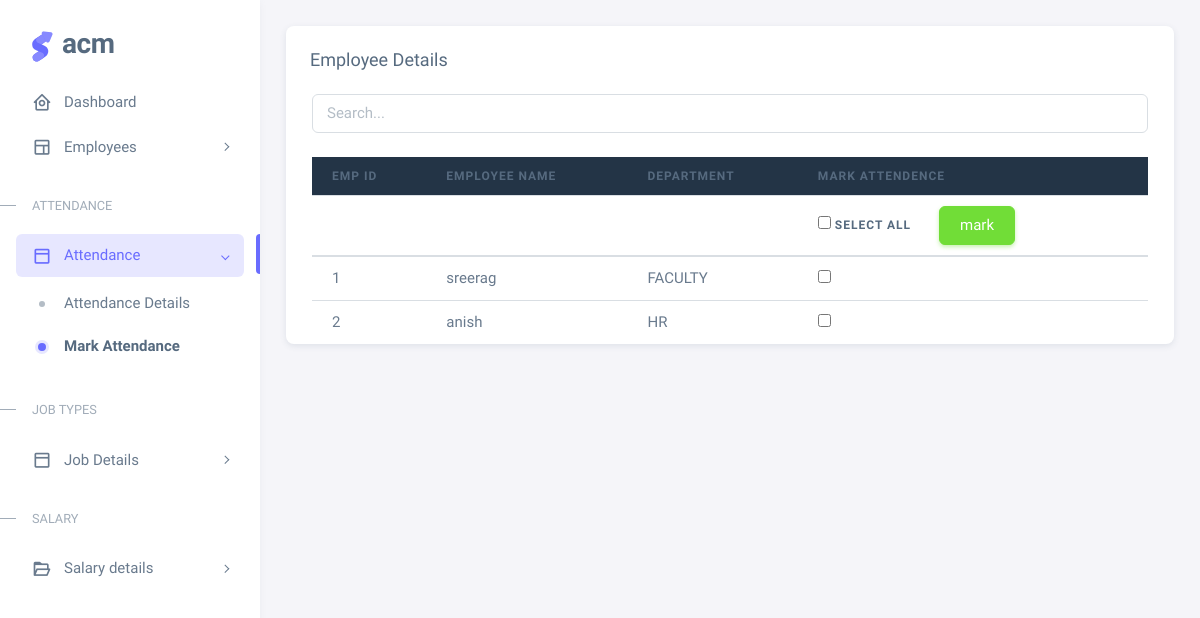
The app's page /mark_attendence with its own data.
### payroll/models.py (models this page shows)
class Employee(models.Model):
    emp_id=models.CharField(max_length=20,unique=True)
    name=models.CharField(max_length=40)
    email=models.EmailField()
    ph_no=models.IntegerField()
    salary=models.IntegerField()
    job_type=models.ForeignKey(Job_type,on_delete=models.CASCADE,null=True)
    doj=models.DateTimeField()

class Job_type(models.Model):
    position=models.CharField(max_length=20,unique=True)

### payroll/views.py (the view, shortened to what this page needs)
# urls.py: path('mark_attendence',views.mark_attendence),
def mark_attendence(request):
    today=Attendance.objects.filter(date=datetime.datetime.now().date())
    return render(request,'admin_side/mark_attendence.html',{'employee':all_employee(),'today':today})

### payroll/views.py (called while the page is built)
def all_employee():
    all_employee=Employee.objects.all()
    return all_employee

### templates/admin_side/mark_attendence.html (shortened to what this page needs)
<!DOCTYPE html>
<html
  lang="en"
  class="light-style layout-menu-fixed"
  dir="ltr"
  data-theme="theme-default"
  data-assets-path="../assets/"
  data-template="vertical-menu-template-free"
>
  <head>
{% load static %}
    <link href='https://unpkg.com/boxicons@2.1.4/css/boxicons.min.css' rel='stylesheet'>
    <link rel="stylesheet" href="{% static 'admin_side/assets/vendor/css/core.css' %}" class="template-customizer-core-css" />
    <link rel="stylesheet" href="{% static 'admin_side/assets/vendor/css/theme-default.css' %}" class="template-customizer-theme-css" />
    <link rel="stylesheet" href="{% static 'admin_side/assets/css/demo.css' %}" />
    <link rel="stylesheet" href="{% static 'admin_side/assets/vendor/libs/perfect-scrollbar/perfect-scrollbar.css' %}" />
  </head>
  <body>
    <div class="layout-wrapper layout-content-navbar">
      <div class="layout-container">
        <aside id="layout-menu" class="layout-menu menu-vertical menu bg-menu-theme">
          <div class="app-brand demo">
            <a href="../admin_home" class="app-brand-link">
              <span class="app-brand-logo demo">
              </span>
              <span class="app-brand-text demo menu-text fw-bolder ms-2">ACM</span>
            </a>
          </div>
          <ul class="menu-inner py-1">
              <li class="menu-item ">
                <a href="../admin_home" class="menu-link">
                  <i class="menu-icon tf-icons bx bx-home-circle"></i>
                  <div data-i18n="Analytics">Dashboard</div>
                </a>
              </li>
              <li class="menu-item ">
                <a href="javascript:void(0);" class="menu-link menu-toggle">
                  <i class="menu-icon tf-icons bx bx-layout"></i>
                  <div data-i18n="Layouts">Employees</div>
                </a>
              </li>
              <li class="menu-header small text-uppercase">
                <span class="menu-header-text">Attendance</span>
              </li>
              <li class="menu-item active open">
                <a href="javascript:void(0);" class="menu-link menu-toggle">
                  <i class="menu-icon tf-icons bx bx-dock-top"></i>
                  <div data-i18n="Account Settings">Attendance</div>
                </a>
                <ul class="menu-sub">
                  <li class="menu-item">
                    <a href="../attendance_details" class="menu-link">
                      <div data-i18n="Account">Attendance Details</div>
                    </a>
                  </li>
                  <li class="menu-item active">
                    <a href="../mark_attendence" class="menu-link">
                      <div data-i18n="Account">Mark Attendance</div>
                    </a>
                  </li>
                </ul>
              </li>
              <li class="menu-header small text-uppercase">
                <span class="menu-header-text">Job Types</span>
              </li>
              <li class="menu-item">
                <a href="javascript:void(0);" class="menu-link menu-toggle">
                  <i class="menu-icon tf-icons bx bx-dock-top"></i>
                  <div data-i18n="Account Settings">Job Details</div>
                </a>
              </li>
              <li class="menu-header small text-uppercase">
                <span class="menu-header-text">Salary </span>
              </li>
              <li class="menu-item">
                <a href="javascript:void(0);" class="menu-link menu-toggle">
                  <i class="menu-icon tf-icons bx bx-folder-open"></i>
                  <div data-i18n="Account Settings">Salary details</div>
                </a>
              </li>
          </ul>
        </aside>
        <div class="layout-page">
          <div class="content-wrapper">
            <div class="container-xxl flex-grow-1 container-p-y">
              <div class="card">
                <h5 class="card-header">Employee Details</h5>
                <div class="table-responsive text-nowrap container">
            <input type="text" id="searchInput" placeholder="Search..." class="form-control mb-4">
                  {% if employee %}
                  <form action="../mark_attendence" method="post">
                  <table class="table table-hover " id="myTable">
                    <thead>
                      <tr class="bg-dark">
                        <th>Emp ID</th>
                        <th >Employee Name</th>
                        <th >Department</th>
                        <th>Mark attendence</th>
                      </tr>
                      <tr>
                        <th></th>
                        <th></th>
                        <th></th>
                        <th>
                          <label>
                            <input type="checkbox" id="checkAll">
                            Select All
                        </label>
                        <input type="submit" value="mark" class="btn btn-success mx-4">
                      </th>
                      </tr>
                    </thead>
                    <tbody class="table-border-bottom-0">
                        {% for emp in employee %}
                        <tr>
                            <td>{{emp.emp_id}}
                            </td>
                            <td>{{emp.name}}</td>
                            <td>{{emp.job_type.position}}</td>
                            <td><input type="checkbox" name="{{emp.emp_id}}" id=""  class="employeeCheckbox" value="{{emp.emp_id}}"
                              ></td>
                        </tr>
                        {% endfor %}
                    </tbody>
                  </table>
                </form>
                  {% else %}
                  No employees
                  {% endif %}
                </div>
              </div>
              </div>
            </div>
          </div>
        </div>
      </div>
  </body>
</html>

### static/admin_side/assets/css/demo.css (style rules this page uses)
.menu .app-brand.demo { height: 64px; margin-top: 12px; }
.app-brand-logo.demo svg { width: 22px; height: 38px; }
.app-brand-text.demo { font-size: 1.75rem; letter-spacing: -0.5px; text-transform: lowercase; }

### records on screen
Employee: emp_id "1", name "sreerag", job_type.position "FACULTY"
Employee: emp_id "2", name "anish", job_type.position "HR"
